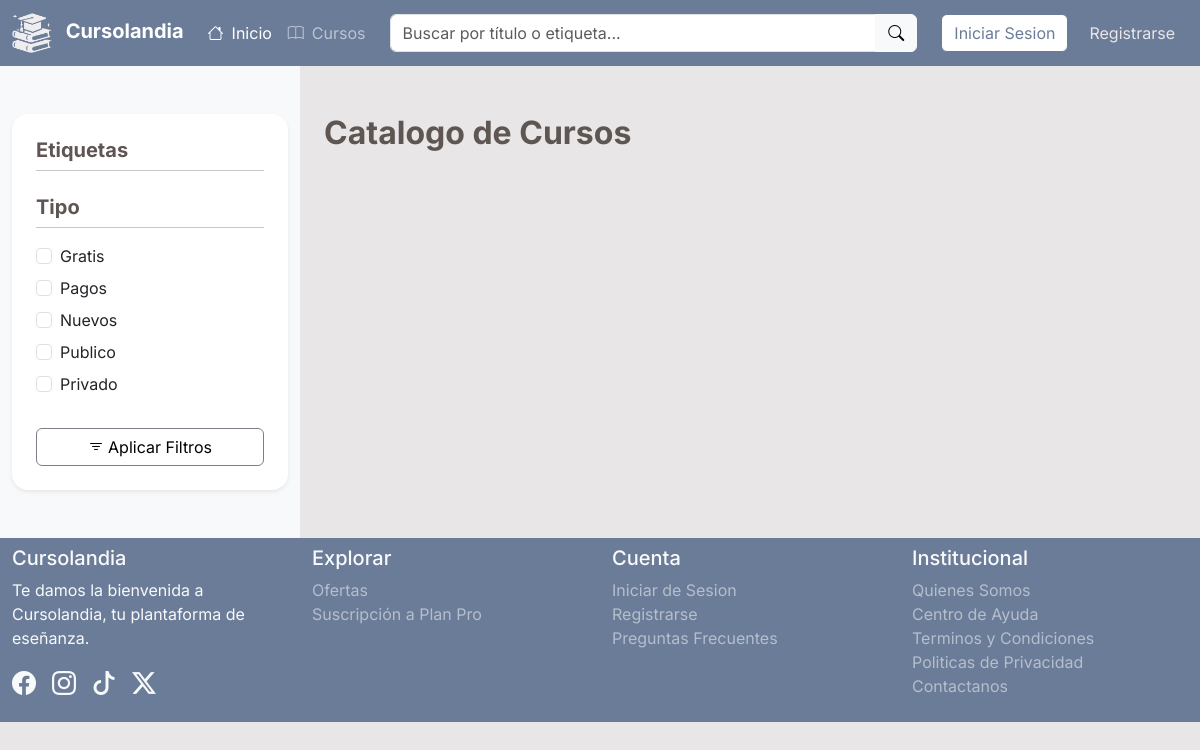
/Interfaz/Cursos/catalogo.php, run on an earlier commit of the app's database.
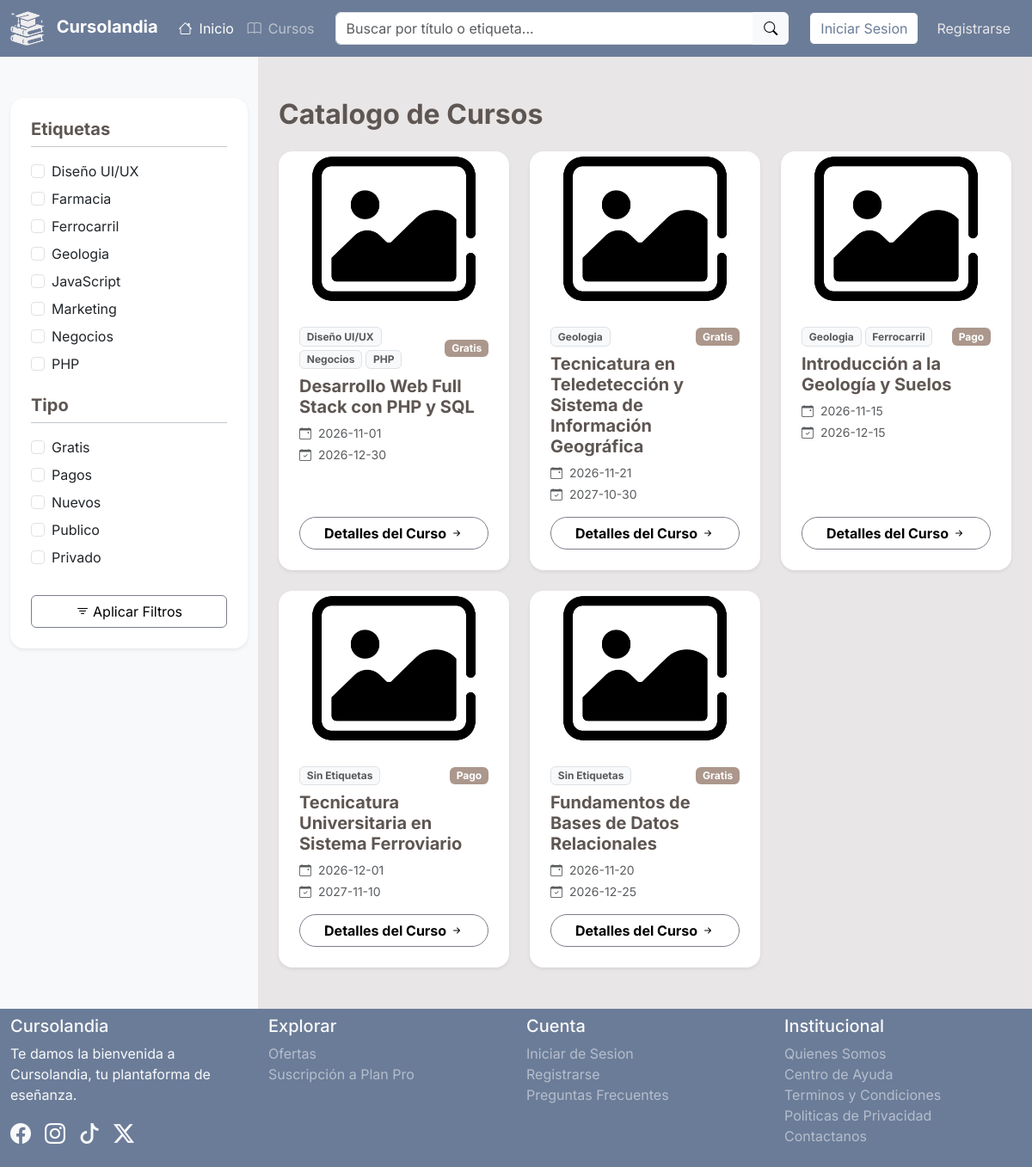
And on a later commit of the database.
### tables this page shows
CREATE TABLE Etiquetas (
    E_ID INT AUTO_INCREMENT NOT NULL PRIMARY KEY,
    E_Nombre VARCHAR(50) NOT NULL UNIQUE
);

CREATE TABLE Cursos (
    C_ID INT AUTO_INCREMENT NOT NULL,
    U_ID_Crea INT NOT NULL,
    C_Titulo VARCHAR (150) NOT NULL,
    C_Descripcion TEXT NOT NULL,
    C_Costo DECIMAL(10, 2) DEFAULT NULL,
    C_Cupos INT DEFAULT NULL,
    C_FDInicio DATE NOT NULL,
    C_FDFin DATE NOT NULL,
    C_Img VARCHAR(255) DEFAULT 'imgcurso_pordefecto.png',
    C_Acceso ENUM('Publico','Privado') NOT NULL DEFAULT 'Publico',
    PRIMARY KEY (C_ID),
    CONSTRAINT FK_U_ID_Crea FOREIGN KEY (U_ID_Crea) REFERENCES Usuarios(U_ID) ON DELETE CASCADE,
    CONSTRAINT chk_C_Costo CHECK (C_Costo IS NULL OR C_Costo >= 0),
    CONSTRAINT chk_C_Cupos CHECK (C_Cupos IS NULL OR C_Cupos >= 0),
    CONSTRAINT chk_C_Fechas CHECK (C_FDInicio <= C_FDFin)
);

### Persistencia/Consultas/EtiquetaBD.php (called while the page is built, shortened)
<?php
    require_once RUTA_BASE . "/Logica/Etiqueta.php";
    class EtiquetaBD {
        public function listar_etiquetas () {
            $lista_e = array();
            include RUTA_BASE . "/Persistencia/conexion.php";
            $qry = "SELECT * FROM Etiquetas";
            $result = mysqli_query($conexion,$qry);
            while ($fila = mysqli_fetch_array($result)) {
                $e = new Etiqueta ($fila[1],$fila[0]);
                $lista_e[] = $e;
            }
            return $lista_e;
        }
    }
?>

### Logica/Etiqueta.php (called while the page is built, shortened)
<?php
    class Etiqueta {
        public function __construct ($nombre, $id = null) {
            $this -> nombre = $nombre;
            $this -> id = $id;
        }
        public function __get ($var) {
            return $this -> $var;
        }
    }
?>

### Persistencia/Consultas/CursoBD.php (called while the page is built, shortened)
<?php
    class CursoBD {
        public function listar_cursos ($f_etiquetas = array(), $f_gratis = 0, $f_pagos = 0,
            $f_nuevos = 0, $f_publicos = 0, $f_privados = 0) {
            $condiciones = "WHERE 1=1";
            $lista = array();
            $order = ($f_nuevos == 1) ? "ORDER BY C_ID DESC" : "";
            $qry = "
                SELECT Cursos.*, U_Nom, U_Ape,
                GROUP_CONCAT(E_Nombre SEPARATOR ', ') AS Etiquetas
                FROM Cursos INNER JOIN Usuarios ON U_ID_Crea = U_ID
                LEFT JOIN Tiene ON C_ID = C_ID_Tiene
                LEFT JOIN Etiquetas ON E_ID_Tiene = E_ID
                $condiciones
                GROUP BY Cursos.C_ID
                $order
            ";
            include RUTA_BASE . "/Persistencia/conexion.php";
            $result = mysqli_query($conexion,$qry);
            while ($fila = mysqli_fetch_array($result)) {
                $lista[] = $fila;
            }
            return $lista;
        }
    }
?>

### Interfaz/Cursos/catalogo.php (the view, shortened to what the rows shown need)
<?php
    include RUTA_BASE . '/Interfaz/Incluidos/cabecera.php';
    require_once RUTA_BASE . '/Persistencia/Consultas/EtiquetaBD.php';
    require_once RUTA_BASE . '/Persistencia/Consultas/CursoBD.php';
    extract($_POST);
    extract($_GET);
    $ebdd = new EtiquetaBD();
    $cbdd = new CursoBD();
    $lista_e = $ebdd -> listar_etiquetas();
    if (isset($buscar) && $buscar != "") {
        $lista_c = $cbdd -> buscar_curso($buscar);
        if (count($lista_c) == 0) {
            $mensaje_e = "No se encontro ningun elemento con esa palabra ingresada.";
        } else {
            $mensaje_e = "Elementos encontrados: " . count($lista_c);
        }
    } else {
        $lista_c = $cbdd -> listar_cursos();
    }
?>
<main>
    <section class="container-fluid">
        <div class="row">
            <div class="d-none d-lg-block col-lg-3 bg-light py-5">
                <div class="card bg-white rounded-4 border-0 shadow-sm p-4">
                    <form action="catalogo.php" method="POST" name="fpcfiltros">
                        <?php foreach($lista_e as $e):?>
                            <div class="form-check mb-2">
                                <input type='checkbox' name='etiquetas[]' id='<?php echo "etiq_pc_{$e->id}"; ?>' class='form-check-input' value='<?php echo $e->id; ?>'>
                                <label for='<?php echo "etiq_pc_{$e->id}"; ?>' class='form-check-label'><?php echo $e->nombre ;?></label>
                            </div>
                        <?php endforeach; ?>
                    </form>
                </div>
            </div>
            <div class="col-12 col-lg-9 py-5 px-4">
                <h2 class="mi-color-text fw-bold mb-4">Catalogo de Cursos</h2>
                <div class="row g-4">
                    <?php foreach ($lista_c as $c) :?>
                        <div class="col-12 col-md-6 col-lg-4">
                            <div class='card h-100 shadow-sm border-0 rounded-4'>
                                <?php if ($c["C_Img"] == "imgcurso_pordefecto.png"):?>
                                    <img src='<?php echo URL_BASE . "/Interfaz/Activos/imgcurso_pordefecto.png"; ?>' alt='' class='card-img-top rounded-top-4' style='height: 180px; object-fit: cover;'>
                                <?php else: ?>
                                    <img src='<?php echo URL_BASE . "/Subidos/Img/Cursos/" . $c["C_Img"];?>' alt='' class='card-img-top rounded-top-4' style='height: 180px; object-fit: cover;'>
                                <?php endif; ?>
                                <div class='card-body d-flex flex-column p-4'>
                                    <div class='d-flex justify-content-between align-items-center mb-2'>
                                        <div class="d-flex flex-wrap gap-1">
                                            <?php
                                                if (!empty($c["Etiquetas"])) {
                                                    $lista_e = explode(", ",$c["Etiquetas"]);
                                                    foreach ($lista_e as $e) {
                                                        echo "<span class='badge text-bg-light border text-muted'>{$e}</span>";
                                                    }
                                                } else {
                                                    echo "<span class='badge text-bg-light border text-muted'>Sin Etiquetas</span>";
                                                }
                                            ?>
                                        </div>
                                        <?php if ($c["C_Costo"] > 0):?>
                                        <span class='badge mi-bg-bronce'>Pago</span>
                                        <?php else: ?>
                                        <span class='badge mi-bg-bronce'>Gratis</span>
                                        <?php endif; ?>
                                    </div>
                                    <h5 class='card-title fw-bold mi-color-text mb-2'><?php echo $c["C_Titulo"];?></h5>
                                    <p class='text-muted small mb-1'>
                                        <i class='bi bi-calendar-event me-1'></i> <?php echo $c["C_FDInicio"];?>
                                    </p>
                                    <p class='text-muted small mb-3'>
                                        <i class='bi bi-calendar-check me-1'></i> <?php echo $c["C_FDFin"];?>
                                    </p>
                                    <a href='<?php echo URL_BASE; ?>/Interfaz/Cursos/detalles_c.php?id_c=<?php echo $c["C_ID"]; ?>' class='btn mis-btnes-sinbg rounded-pill w-100 mt-auto fw-bold'>
                                        Detalles del Curso <i class='bi bi-arrow-right-short'></i>
                                    </a>
                                </div>
                            </div>
                        </div>
                    <?php endforeach; ?>
                </div>
            </div>
        </div>
    </section>
</main>
<?php
include RUTA_BASE . '/Interfaz/Incluidos/pie.php';
?>

What changed in the data, as far as the page shows it:
added etiquetas: E_Nombre "Diseño UI/UX"
added etiquetas: E_Nombre "Farmacia"
added etiquetas: E_Nombre "Ferrocarril"
added etiquetas: E_Nombre "Geologia"
added etiquetas: E_Nombre "JavaScript"
added etiquetas: E_Nombre "Marketing"
added etiquetas: E_Nombre "Negocios"
added etiquetas: E_Nombre "PHP"
added cursos: e "Diseño UI/UX", e "Negocios", e "PHP", C_Costo "Gratis", C_Titulo "Desarrollo Web Full Stack con PHP y SQL", C_FDInicio "2026-11-01", C_FDFin "2026-12-30", shown under "Catalogo de Cursos"
added cursos: e "Geologia", C_Costo "Gratis", C_Titulo "Tecnicatura en Teledetección y Sistema de Información Geográfica", C_FDInicio "2026-11-21", C_FDFin "2027-10-30"
added cursos: e "Geologia", e "Ferrocarril", C_Costo "Pago", C_Titulo "Introducción a la Geología y Suelos", C_FDInicio "2026-11-15", C_FDFin "2026-12-15", shown under "Catalogo de Cursos"
added cursos: shows "Sin Etiquetas", C_Costo "Pago", C_Titulo "Tecnicatura Universitaria en Sistema Ferroviario", C_FDInicio "2026-12-01", C_FDFin "2027-11-10", shown under "Catalogo de Cursos"
added cursos: shows "Sin Etiquetas", C_Costo "Gratis", C_Titulo "Fundamentos de Bases de Datos Relacionales", C_FDInicio "2026-11-20", C_FDFin "2026-12-25", shown under "Catalogo de Cursos"
